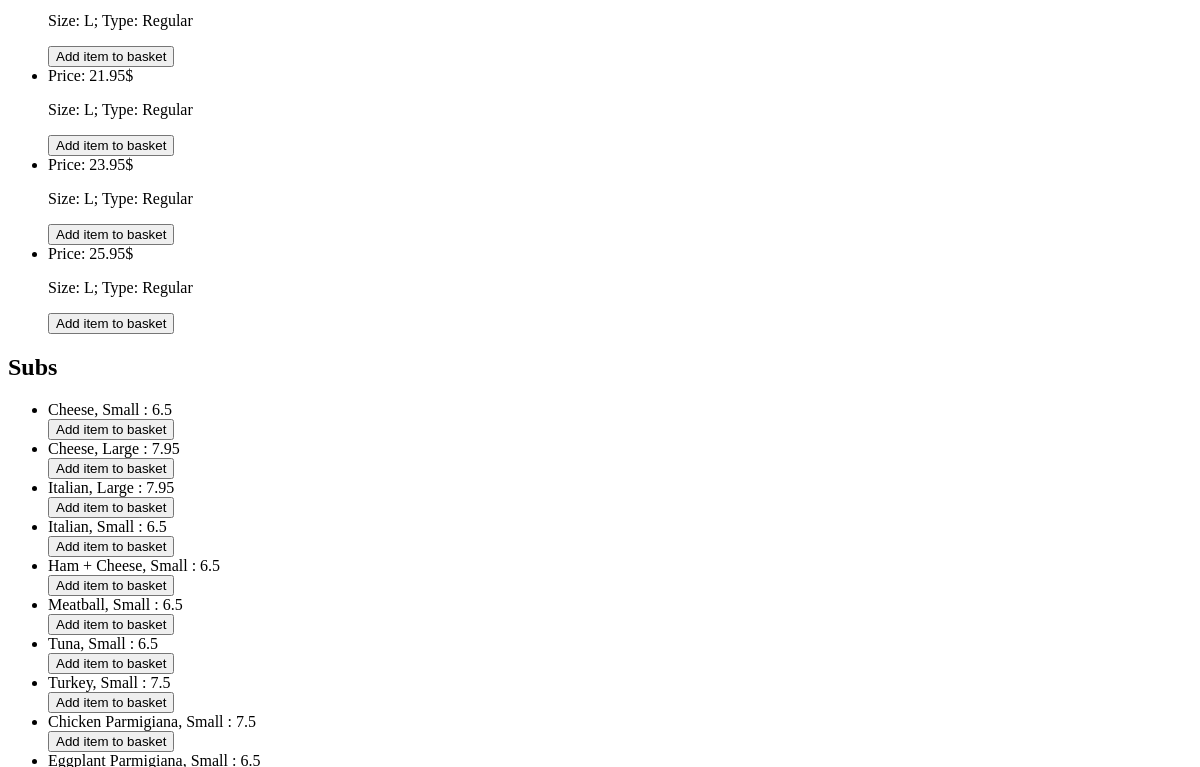
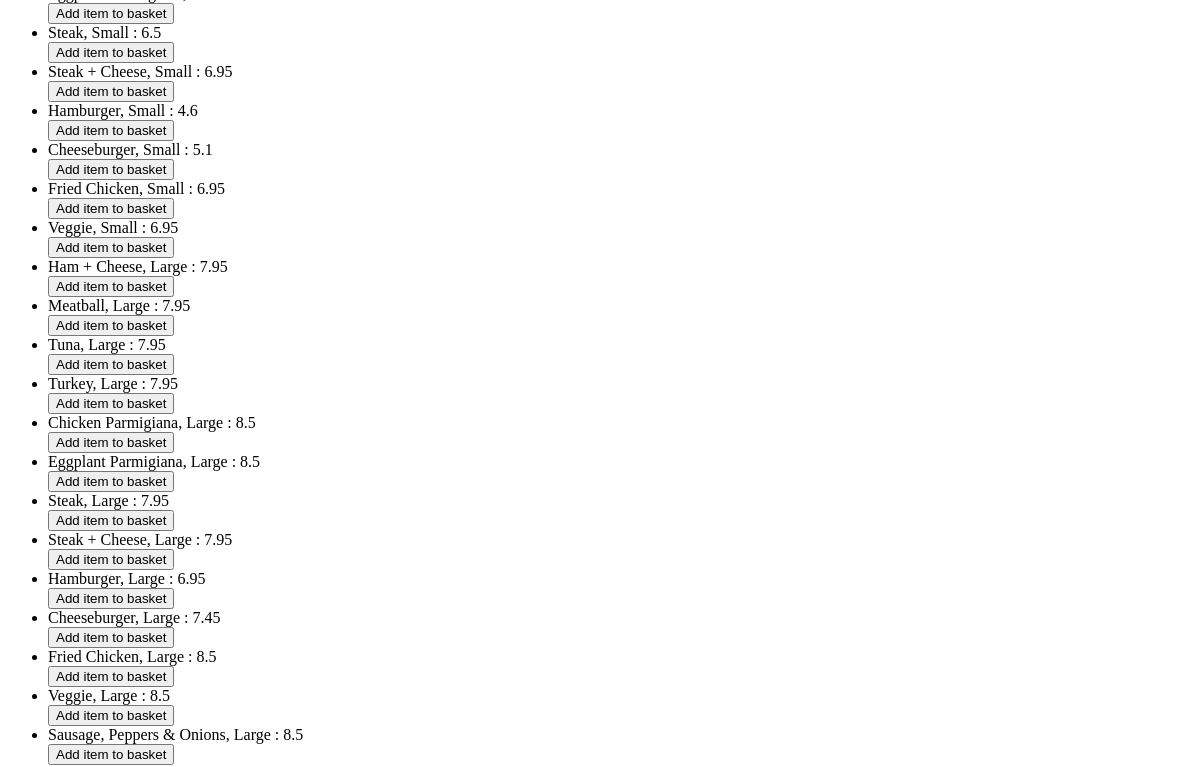
The page /accounts/menu/ (signed in, middle part) on the database as committed earlier (2 pictures, top to bottom).
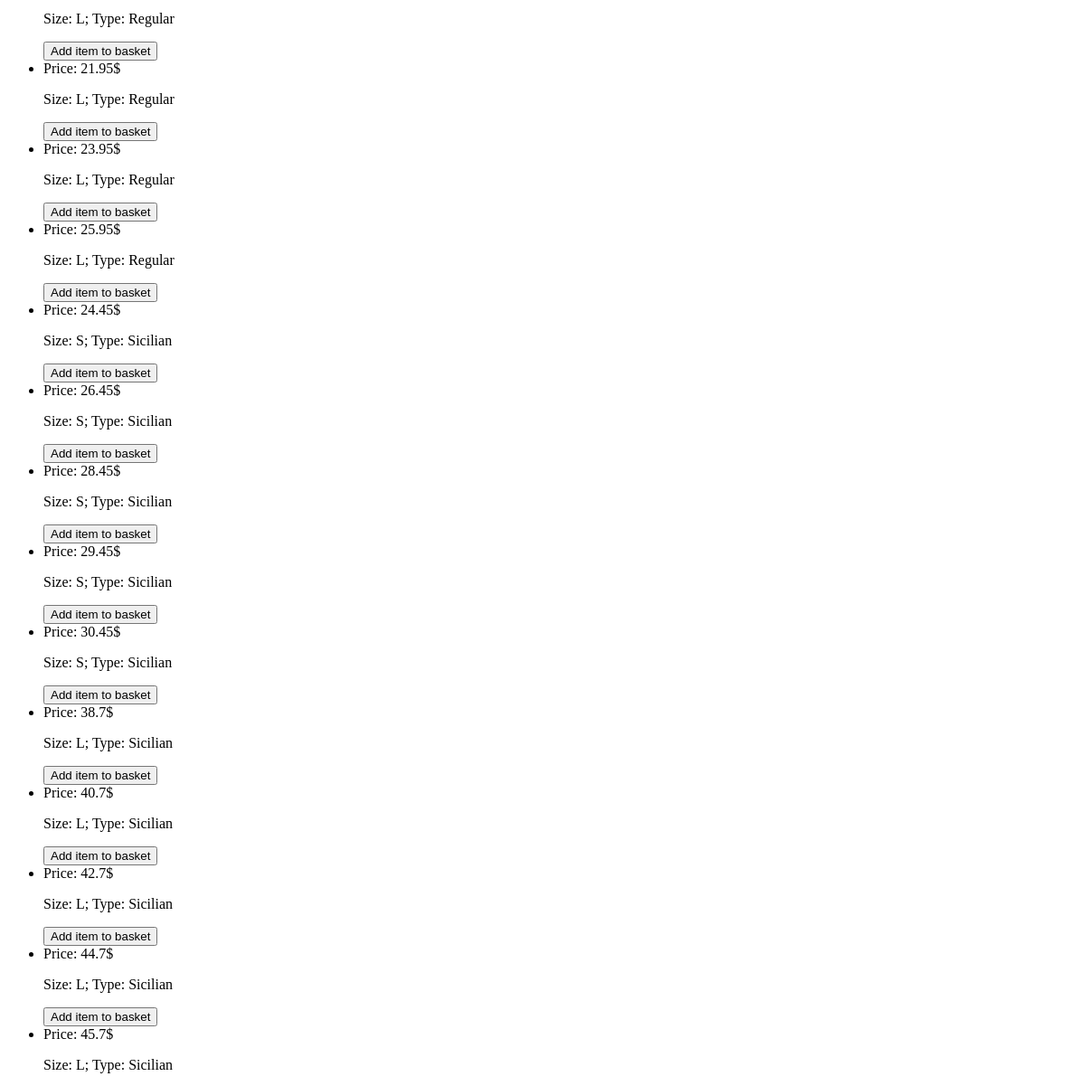
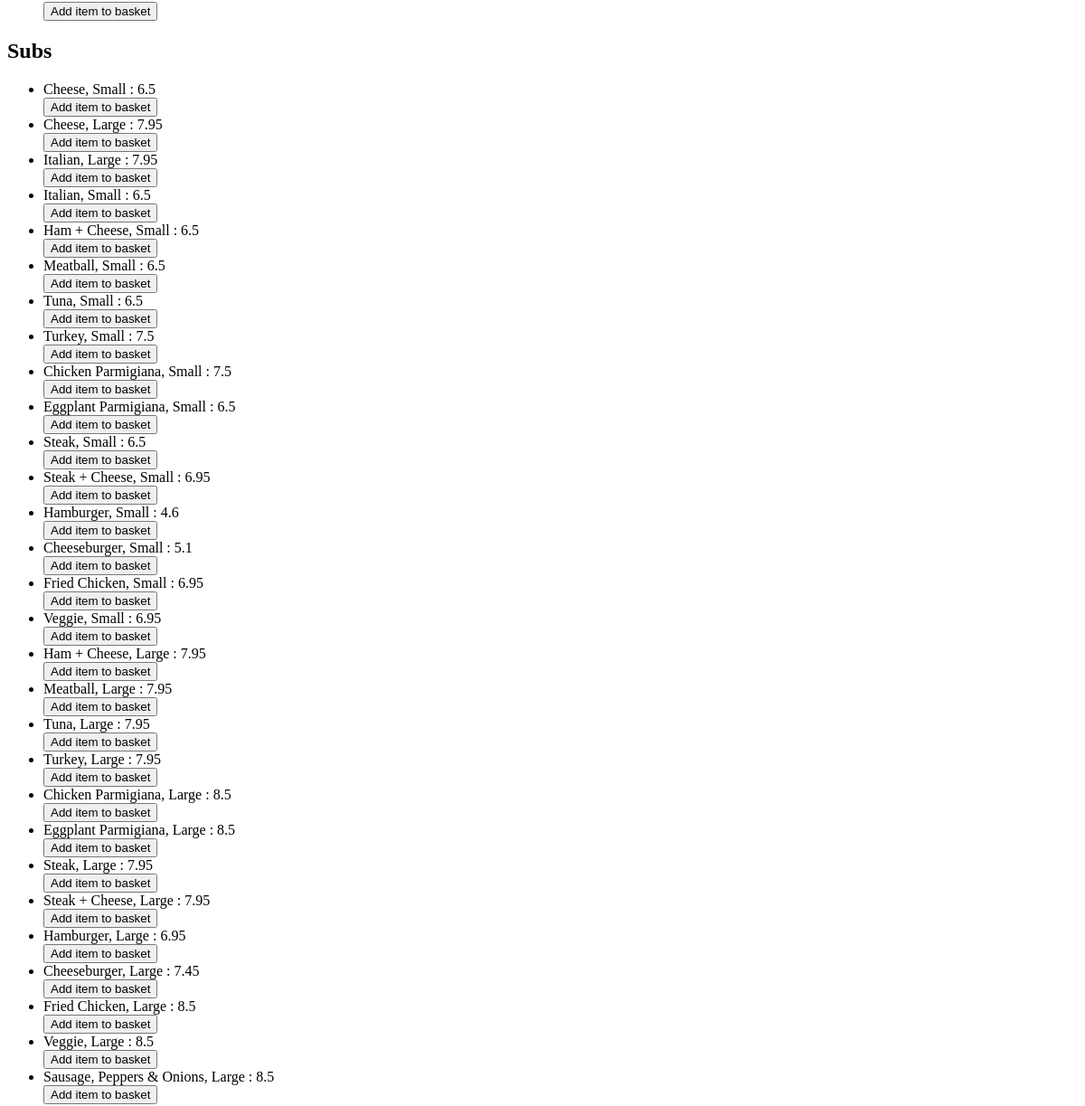
The same page on the database as committed later (2 pictures, top to bottom).
### orders/models.py (models this page shows, shortened)
class Pizza(models.Model):
    PIZZA_SIZES = (
        ('S', 'Small'),
        ('L', 'Large'),
    )
    pizza_type = models.CharField(max_length=64)
    pizza_size = models.CharField(max_length=1, choices=PIZZA_SIZES)
    qty_toppings = models.IntegerField(validators=[MinValueValidator(0), MaxValueValidator(3)], default=0)
    toppings = models.ManyToManyField(Topping, related_name='pizzas', blank=True)
    price = models.FloatField(help_text="Price in $")

class Sub(models.Model):
    SUBS_SIZES = (
        ('S', 'Small'),
        ('L', 'Large'),
    )
    subs_size = models.CharField(max_length=1, choices=SUBS_SIZES)
    name = models.CharField(max_length=64)
    extras = models.ManyToManyField(Extra, related_name='subs', blank=True)
    price = models.FloatField(help_text="Price in $")
    def __str__(self):
        return f"{self.name}, {self.get_subs_size_display()} : {self.price}"

### orders/views.py (the view)
# urls.py: path("menu/", views.menu, name="menu"),
def menu(request):
    user_cart, created = ShoppingCart.objects.get_or_create(user_id=request.user.id)
    if created:
        print(f'shoppingcart has been created, id is {user_cart.user_id}')
    else:
        print(f'shoppingcart already created!, id is {user_cart.user_id}')
    if request.method == 'POST':
        print(request.POST)
        if 'pizza' in request.POST:
            print('pizza in here')
            pizza_to_add = Pizza.objects.get(id=request.POST['pizza'])
            user_cart.pizzas.add(pizza_to_add)
        if 'sub' in request.POST:
            print('sub in here')
        messages.success(request, 'Item successfully added')
        return redirect('menu')
    else:
        context = {
            "toppings": Topping.objects.all(),
            "pizzas": Pizza.objects.all(),
            "subs": Sub.objects.all(),
            "pastas": Pasta.objects.all(),
            "salads": Pasta.objects.all(),
            "dinners": Salad.objects.all()
        }
        return render(request, "menu.html", context)

### orders/models.py (called while the page is built)
    def __str__(self):
        return(f"{self.name}")

    def __str__(self):
        return f"{self.name} : {self.price}"

    def __str__(self):
        return f"{self.name} : {self.price}"

### templates/menu.html (shortened to what this page needs)
{% extends 'base.html' %}
{% block body %}
  {% if user.is_authenticated %}
    <ul>
      {% for pizza in pizzas %}
	<li>
	  <form method="post" action="{% url 'menu' %}">
	    <label name="{{ pizza.price }}">Price: {{ pizza.price }}$ </label>
	    <p>Size: {{ pizza.pizza_size }}; Type: {{ pizza.pizza_type  }}</p>
	    <button type="submit" name='pizza' value={{ pizza.id }}>Add item to basket</button>
	  </form>
      {% endfor %}
	</li>
    </ul>
    <h2> Subs </h2>
    <ul>
      {% for sub in subs %}
	<li>
	  {{ sub }}
	  <form method="post" action="{% url 'menu' %}">
	    <button type="submit" name='sub'>Add item to basket</button>
	  </form>
	</li>
      {% endfor %}
    </ul>
  {% else %}
    <p>You are not logged in ! You should not be able to see this</p>
    <a href="{% url 'login' %}">login</a>
  {% endif %}
{% endblock %}

### templates/base.html (shortened to what this page needs)
<!doctype html>
<html>
  <head>
  </head>
  <body>
    {% block body %}{% endblock %}
  </body>
</html>

Rows that differ between the two databases and show on the page:
added Pizza: price "24.45", pizza_size "S", pizza_type "Sicilian", {{ pizza.id }} 34 (drawn)
added Pizza: price "26.45", pizza_size "S", pizza_type "Sicilian", {{ pizza.id }} 35 (drawn)
added Pizza: price "28.45", pizza_size "S", pizza_type "Sicilian", {{ pizza.id }} 36 (drawn)
added Pizza: price "29.45", pizza_size "S", pizza_type "Sicilian", {{ pizza.id }} 37 (drawn)
added Pizza: price "30.45", pizza_size "S", pizza_type "Sicilian", {{ pizza.id }} 38 (drawn)
added Pizza: price "38.7", pizza_size "L", pizza_type "Sicilian", {{ pizza.id }} 39 (drawn)
added Pizza: price "40.7", pizza_size "L", pizza_type "Sicilian", {{ pizza.id }} 40 (drawn)
added Pizza: price "42.7", pizza_size "L", pizza_type "Sicilian", {{ pizza.id }} 41 (drawn)
added Pizza: price "44.7", pizza_size "L", pizza_type "Sicilian", {{ pizza.id }} 42 (drawn)
added Pizza: price "45.7", pizza_size "L", pizza_type "Sicilian", {{ pizza.id }} 43 (drawn)
